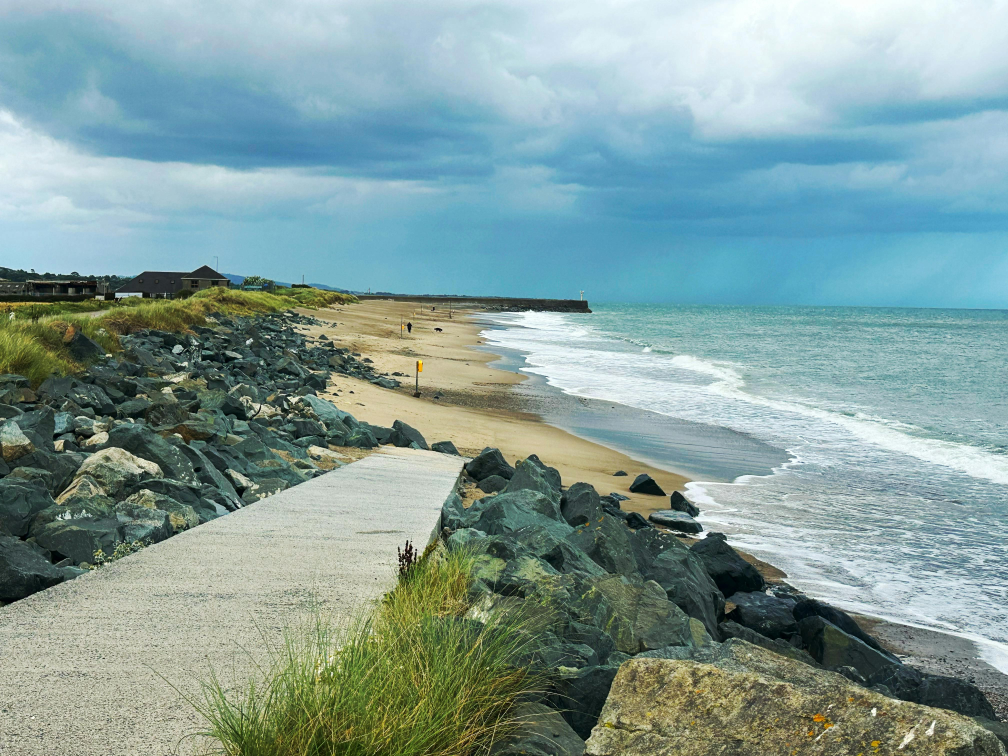
#> input picture .tmp/meeraai-download-build/meeraai-installer-source/app/assets/wallpaper.jpg, 4032 x 3024 px, found by its file name (shown at 1/4 size)
$ python prepare-nsis-theme.py
#> lines starting #> are read from the running program, lines starting #| are printed output that depends on the picture
from pathlib import Path
from PIL import Image, ImageFilter, ImageOps

root = Path(r"c:\Coding\LLM\Agent\desktop_frontend")
build_dir = root / "build"

wallpaper_candidates = [
    Path(r"c:\Coding\LLM\Agent\installer\app\assets\wallpaper.jpg"),
    root / "build" / "installer-page.bmp",
]

wallpaper_path = next((p for p in wallpaper_candidates if p.exists()), None)
if wallpaper_path is None:
    raise SystemExit("No wallpaper source found for NSIS theme.")

base = Image.open(wallpaper_path).convert("RGB")
#> base is the input picture: PIL image 4032x3024 RGB; mean R, G, B 131.1, 158.1, 155.2

def make(size):
#> called with size = (150, 57)
    img = ImageOps.fit(base, size, method=Image.LANCZOS, centering=(0.5, 0.5))
    img = img.filter(ImageFilter.GaussianBlur(2))
    overlay = Image.new("RGB", size, (255, 255, 255))
#> overlay: PIL image 150x57 RGB; every value is 255
    img = Image.blend(img, overlay, 0.12)
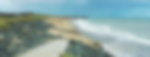
#> img: PIL image 150x57 RGB; mean R, G, B 138.8, 165.5, 164.5
    return img

build_dir.mkdir(parents=True, exist_ok=True)

header = make((150, 57))
header.save(build_dir / "installer-header.bmp", format="BMP")

sidebar = make((164, 314))
#> call 2 of make, with size = (164, 314)
#> in make (call 2), `img = ImageOps.fit(base, size, method=Image.LANCZOS, centering=(0.5, 0..`:
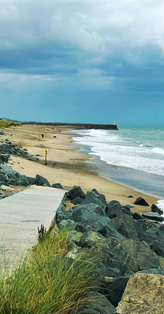
#> img: PIL image 164x314 RGB; mean R, G, B 128.6, 155.1, 147.7
#> in make (call 2), `img = img.filter(ImageFilter.GaussianBlur(2))`:
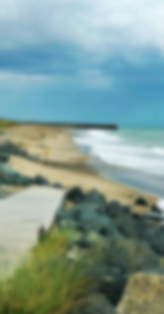
#> img: PIL image 164x314 RGB; mean R, G, B 128.6, 155.1, 147.7
#> in make (call 2), `overlay = Image.new("RGB", size, (255, 255, 255))`: overlay: PIL image 164x314 RGB; every value is 255
#> in make (call 2), `img = Image.blend(img, overlay, 0.12)`:
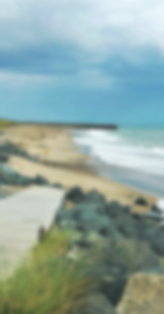
#> img: PIL image 164x314 RGB; mean R, G, B 143.3, 166.6, 160.1
sidebar.save(build_dir / "installer-welcome.bmp", format="BMP")

page = make((640, 360))
#> call 3 of make, with size = (640, 360)
#> in make (call 3), `img = ImageOps.fit(base, size, method=Image.LANCZOS, centering=(0.5, 0..`:
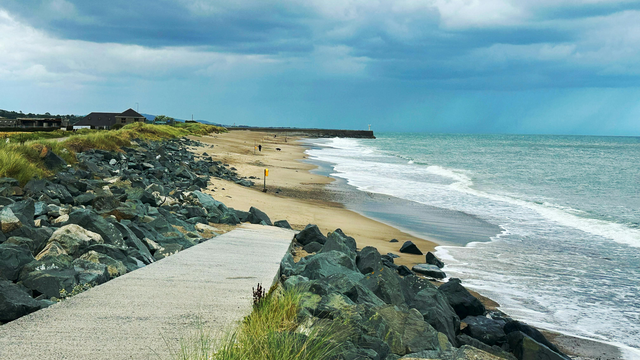
#> img: PIL image 640x360 RGB; mean R, G, B 124.6, 155.2, 155.1
#> in make (call 3), `img = img.filter(ImageFilter.GaussianBlur(2))`:
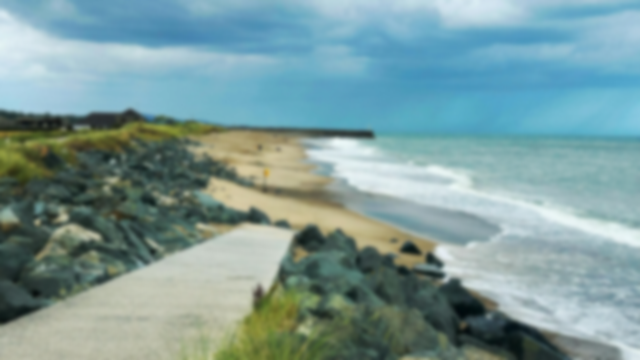
#> img: PIL image 640x360 RGB; mean R, G, B 124.6, 155.2, 155.1
#> in make (call 3), `overlay = Image.new("RGB", size, (255, 255, 255))`: overlay: PIL image 640x360 RGB; every value is 255
#> in make (call 3), `img = Image.blend(img, overlay, 0.12)`:
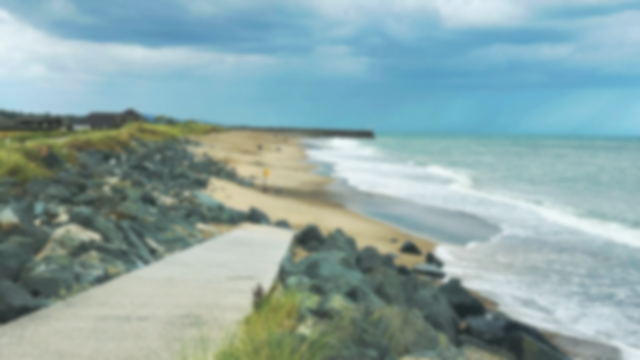
#> img: PIL image 640x360 RGB; mean R, G, B 139.8, 166.7, 166.6
page.save(build_dir / "installer-page.bmp", format="BMP")

print("[nsis-theme] Updated installer-header.bmp, installer-welcome.bmp, and installer-page.bmp")
